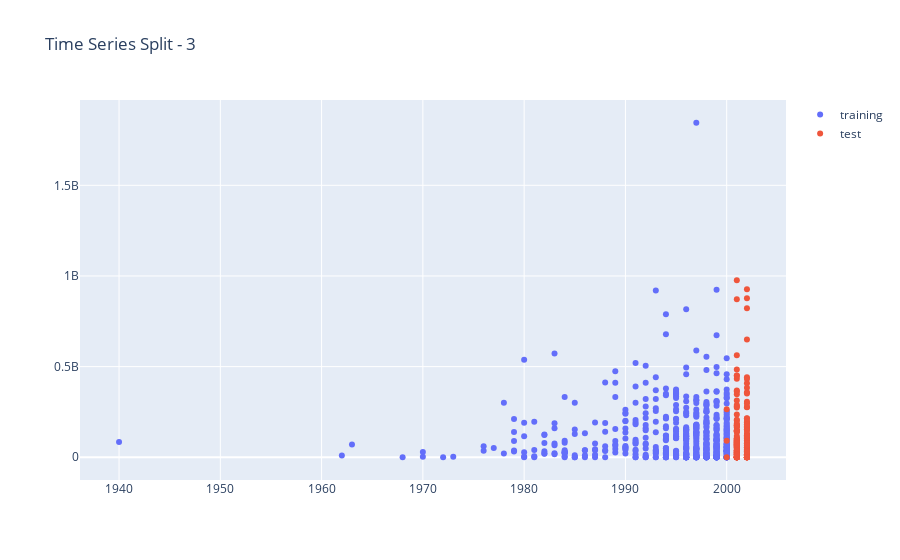

Notebook cell for this chart:
### Markdown cell above
Then in the subsequent splits, it moves the window forward.

### Code cell
import plotly.graph_objects as go
train_scatter = go.Scatter(x = X['year'].iloc[train_idcs], y = y.iloc[train_idcs], mode = 'markers', name = 'training')
test_scatter = go.Scatter(x = X['year'].iloc[validate_idcs], y = y.iloc[validate_idcs], mode = 'markers', name = 'test')
go.Figure(data = [train_scatter, test_scatter], layout = {'title': 'Time Series Split - 3 '})

### Figure 1 — Plotly figure (JSON) as saved in the notebook; plotly's stock layout.template omitted (floating-point values rounded to 4 significant figures; data arrays with more than 128 entries replaced by an {"elided": "..."} marker saying what was removed)
{"data": [{"mode": "markers", "name": "training", "type": "scatter", "x": {"elided": "552 int values"}, "y": {"elided": "552 int values"}}, {"mode": "markers", "name": "test", "type": "scatter", "x": {"elided": "181 int values"}, "y": {"elided": "181 int values"}}], "layout": {"autosize": true, "title": {"text": "Time Series Split - 3 "}, "xaxis": {"autorange": true, "range": [1936.0, 2006.0], "type": "linear"}, "yaxis": {"autorange": true, "range": [-135100000.0, 1980000000.0], "type": "linear"}}}
